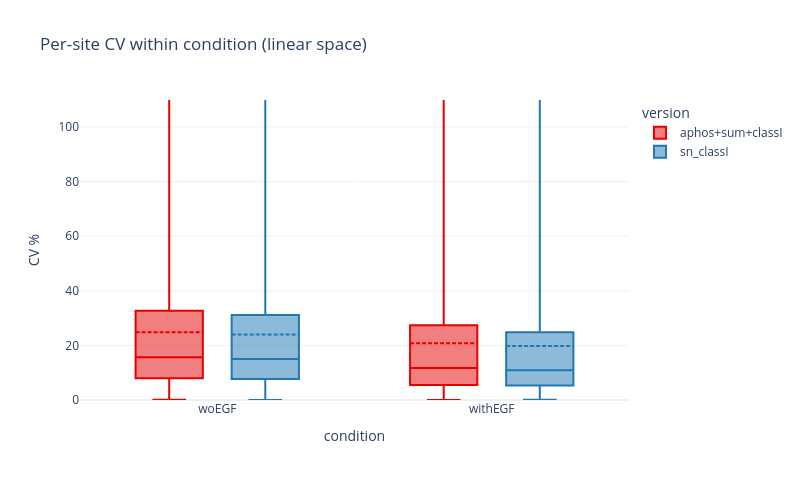

Write notebook code for a chart like this one.
### Code cell
# Per-site CV within condition (linear space) — distribution comparison

def per_site_cv_per_condition(imputed_wide, label):
    site_cols = [c for c in imputed_wide.columns if '~' in str(c)]
    rows = []
    for cond, sub in imputed_wide.groupby('condition'):
        if cond not in ('withEGF', 'woEGF'):
            continue
        block = sub[site_cols]
        lin = np.power(2.0, block)
        mean = lin.mean(axis=0, skipna=True)
        sd = lin.std(axis=0, skipna=True, ddof=1)
        cv = (sd / mean * 100).dropna()
        for v in cv.values:
            rows.append({'version': label, 'condition': cond, 'cv_pct': v})
    return pd.DataFrame(rows)


cv_aphos = per_site_cv_per_condition(aphos_imputed, 'aphos+sum+classI')
cv_sn    = per_site_cv_per_condition(sn_imputed, 'sn_classI')
cv_all = pd.concat([cv_aphos, cv_sn], ignore_index=True)

print('Per-site CV summary (%):')
print(cv_all.groupby(['version', 'condition'])['cv_pct'].describe(percentiles=[0.25, 0.5, 0.75]).round(1))

import plotly.express as px
y_top = float(np.nanpercentile(cv_all['cv_pct'], 99))
fig = px.box(
    cv_all, x='condition', y='cv_pct', color='version',
    points=False,
    category_orders={'condition': ['woEGF', 'withEGF'], 'version': ['aphos+sum+classI', 'sn_classI']},
    title='Per-site CV within condition (linear space)',
    color_discrete_map={'aphos+sum+classI': '#e60000', 'sn_classI': '#1f77b4'},
)
fig.update_traces(boxmean=True)
fig.update_yaxes(title='CV %', range=[0, y_top])
fig.update_layout(height=480, width=800, template='plotly_white')
fig.show()

### Figure 1 — Plotly figure (JSON) as saved in the notebook; plotly's stock layout.template omitted (floating-point values rounded to 4 significant figures; data arrays with more than 128 entries replaced by an {"elided": "..."} marker saying what was removed)
{"data": [{"alignmentgroup": "True", "boxmean": true, "boxpoints": false, "hovertemplate": "version=aphos+sum+classI<br>condition=%{x}<br>cv_pct=%{y}<extra></extra>", "legendgroup": "aphos+sum+classI", "marker": {"color": "#e60000"}, "name": "aphos+sum+classI", "notched": false, "offsetgroup": "aphos+sum+classI", "orientation": "v", "showlegend": true, "type": "box", "x": {"elided": "35230 str values"}, "x0": " ", "xaxis": "x", "y": {"elided": "35230 float values"}, "y0": " ", "yaxis": "y"}, {"alignmentgroup": "True", "boxmean": true, "boxpoints": false, "hovertemplate": "version=sn_classI<br>condition=%{x}<br>cv_pct=%{y}<extra></extra>", "legendgroup": "sn_classI", "marker": {"color": "#1f77b4"}, "name": "sn_classI", "notched": false, "offsetgroup": "sn_classI", "orientation": "v", "showlegend": true, "type": "box", "x": {"elided": "31114 str values"}, "x0": " ", "xaxis": "x", "y": {"elided": "31114 float values"}, "y0": " ", "yaxis": "y"}], "layout": {"boxmode": "group", "height": 480, "legend": {"title": {"text": "version"}, "tracegroupgap": 0}, "title": {"text": "Per-site CV within condition (linear space)"}, "width": 800, "xaxis": {"anchor": "y", "categoryarray": ["woEGF", "withEGF"], "categoryorder": "array", "domain": [0, 1], "title": {"text": "condition"}}, "yaxis": {"anchor": "x", "domain": [0, 1], "range": [0, 109.9], "title": {"text": "CV %"}}}}
